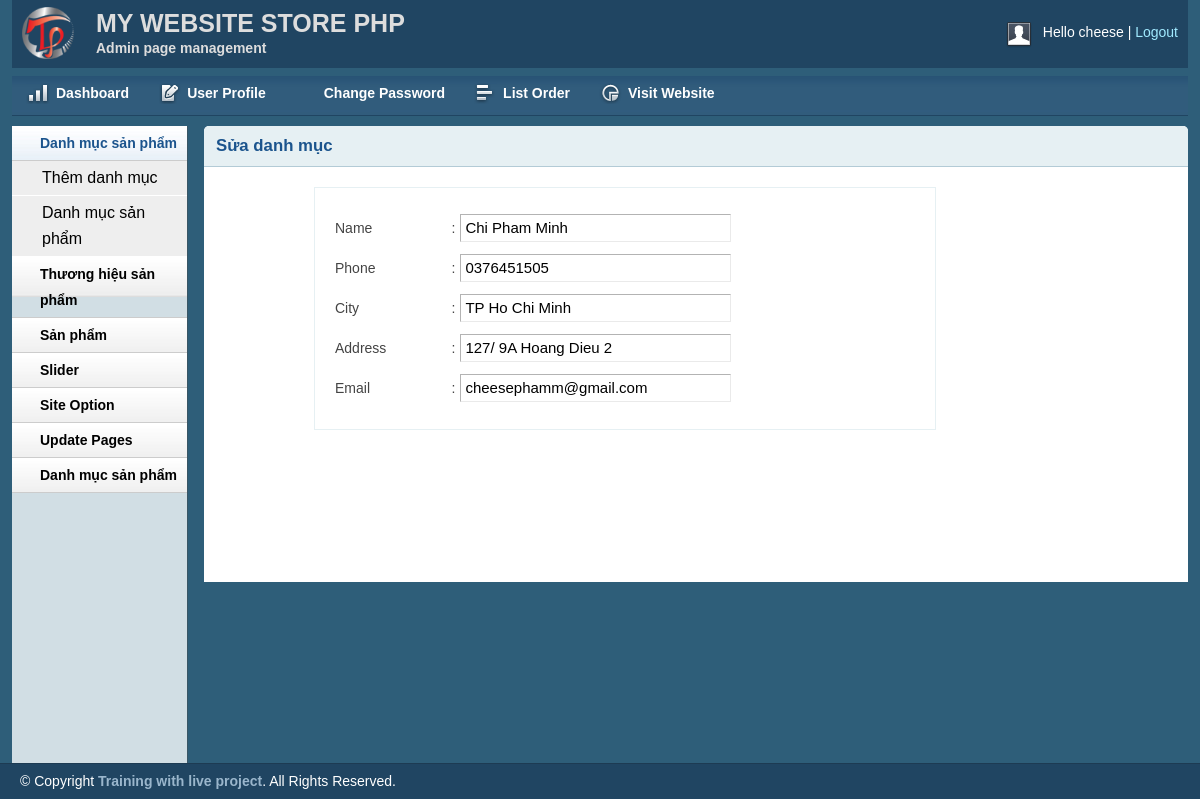
The page /admin/customer.php?customerid=6 (signed in) on the database its author committed.
### tables this page shows
CREATE TABLE `tbl_customer` (
  `id` int(11) NOT NULL,
  `name` varchar(255) NOT NULL,
  `address` varchar(255) NOT NULL,
  `city` varchar(30) NOT NULL,
  `phone` varchar(30) NOT NULL,
  `email` varchar(50) NOT NULL,
  `password` varchar(255) NOT NULL
);

### lib/database.php (called while the page is built, shortened)
<?php
class Database
{
    public $host   = DB_HOST;
    public $user   = DB_USER;
    public $pass   = DB_PASS;
    public $dbname = DB_NAME;
    public $link;
    private function connectDB()
    {
        $this->link = new mysqli(
            $this->host,
            $this->user,
            $this->pass,
            $this->dbname
        );
    }
    public function select($query)
    {
        $result = $this->link->query($query) or
            die($this->link->error . __LINE__);
        if ($result->num_rows > 0) {
            return $result;
        } else {
            return false;
        }
    }
}
?>

### classes/customer.php (called while the page is built, shortened)
<?php
	$filepath = realpath(dirname(__FILE__));
	include_once ($filepath.'/../lib/database.php');
?>
<?php
	class customer
	{
		private $db;
		public function __construct()
		{
			$this->db = new Database();
		}
		public function show_customers($id){
			$query = "SELECT * FROM tbl_customer WHERE id='$id'";
			$result = $this->db->select($query);
			return $result;
		}
	}
?>

### admin/customer.php (the view, shortened to what this page needs)
<?php include 'inc/header.php'; ?>
<?php include 'inc/sidebar.php'; ?>
<?php
    $filepath = realpath(dirname(__FILE__));
    include_once ($filepath.'/../classes/customer.php');
?>
<?php
$cs = new customer();
if(!isset($_GET['customerid']) || $_GET['customerid'] == NULL){
    echo "<script>window.location = 'inbox.php'</script>";
}else{
    $id = $_GET['customerid'];
}
?>
<div class="grid_10">
    <div class="box round first grid">
        <h2>Sửa danh mục</h2>
        <div class="block copyblock">
        <?php
            $get_customer = $cs->show_customers($id);
            if($get_customer){
                while($result = $get_customer->fetch_assoc()){
        ?>
            <form action="" method="post">
                <table class="form">
                    <tr>
                        <td>Name</td>
                        <td>:</td>
                        <td>
                            <input type="text" readonly="readonly" value="<?php echo $result['name'] ?>" name="catName"  class="medium" />
                        </td>
                    </tr>
                    <tr>
                        <td>Phone</td>
                        <td>:</td>
                        <td>
                            <input type="text" readonly="readonly" value="<?php echo $result['phone'] ?>" name="catName"  class="medium" />
                        </td>
                    </tr>
                    <tr>
                        <td>City</td>
                        <td>:</td>
                        <td>
                            <input type="text" readonly="readonly" value="<?php echo $result['city'] ?>" name="catName"  class="medium" />
                        </td>
                    </tr>
                    <tr>
                        <td>Address</td>
                        <td>:</td>
                        <td>
                            <input type="text" readonly="readonly" value="<?php echo $result['address'] ?>" name="catName"  class="medium" />
                        </td>
                    </tr>
                    <tr>
                        <td>Email</td>
                        <td>:</td>
                        <td>
                            <input type="text" readonly="readonly" value="<?php echo $result['email'] ?>" name="catName"  class="medium" />
                        </td>
                    </tr>
                </table>
            </form>
        <?php
                }
            }
        ?>
        </div>
    </div>
</div>
<?php include 'inc/footer.php'; ?>

### admin/css/layout.css (style rules this page uses)
body { background: #fff none repeat scroll 0 0; color: #444; font-size: 14px; padding: 0; }
h1, h2, h3, h4, h5, h6 { line-height:1.2em; margin-bottom:.3em; }
h2 { margin-top:1em; }
.box { background:#fff; margin-bottom:20px; padding:10px 10px 10px 10px; margin-left:-8px; }
.box.grid { padding-bottom:40px; }
.box.round { -moz-border-radius: 5px 5px 0px 0px; -webkit-border-radius: 5px 5px 0px 0px; border-radius: 5px 5px 0px 0px; }
.box h2 { font-size:1.2em; font-weight:bold; color:#1B548D; background:#E6F0F3; margin:-10px -10px 0 -10px; padding:10px 12px; border-bottom:1px solid #B3CBD6; -moz-border-radius: 5px 5px 0px 0px; -webkit-border-radius: 5px 5px 0px 0px; border-radius: 5px 5px 0px 0px; }
.box.first { min-height: 406px; }
.block { padding-top:20px; }
.copyblock { border: 1px solid #e6f0f3; line-height: 32px; margin-left: 100px; margin-top: 20px; padding-left: 20px; width: 600px; }
table.form { width:100%; }
table.form td { padding:4px 0px; }
table.form input, table.form select { font-size: 15px; padding: 4px 4px 5px 4px; border-top: 1px solid #b3b3b3; border-left: 1px solid #b3b3b3; border-right: 1px solid #eaeaea; border-bottom: 1px solid #eaeaea; }
input.medium { width: 55%; }
.block { padding-bottom:1px; }

### rows shown on the page
tbl_customer: catName "Chi Pham Minh", catName "0376451505", catName "TP Ho Chi Minh", catName "127/ 9A Hoang Dieu 2", catName "cheesephamm@gmail.com"

### other values the page prints
Session::get('adminName') "cheese"
